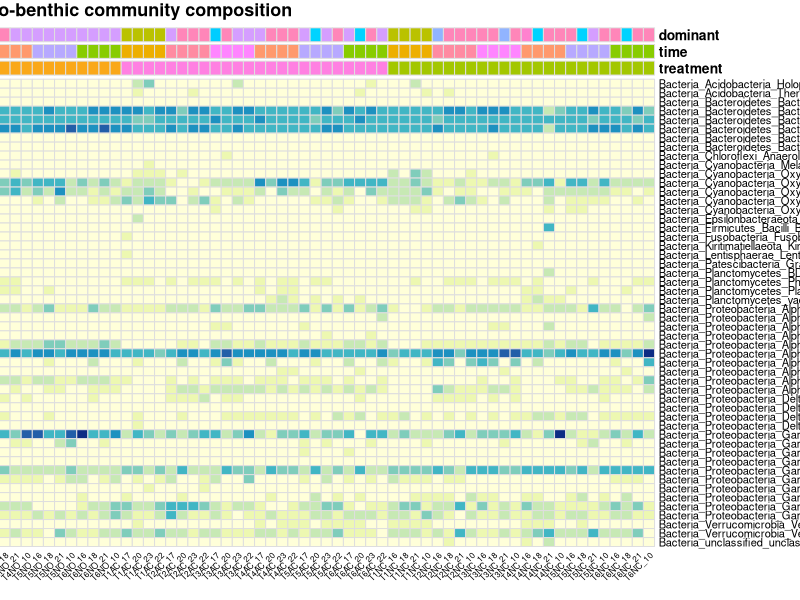

R code for this plot:
######################################################
#### Micro-benthic community composition heatmaps #### 
######################################################

library(pheatmap)
library(RColorBrewer)

## R script to create Figure S6

#input data

exp1_HM <- read.csv('HM_micro_benthos_exp1_order.csv', row.names=1, header=TRUE) # contains only orders that are present at >1% in at least one of the samples
exp1_rowmeta <- read.csv('HM_micro_benthos_exp1_rowmeta.csv', row.names=1, header=TRUE)
exp1_colmeta <- read.csv('HM_micro_benthos_exp1_colmeta.csv', row.names=1, header=TRUE)


#create heatmap

breaks=c(0.1,1,2,4,6,10,15,20,25)

exp1_heatmap <- pheatmap(exp1_HM,color = brewer.pal(n = 8, name = "YlGnBu"),
                         cluster_cols=FALSE,cluster_rows=FALSE,scale="none",breaks=breaks,
                         annotation_row=exp1_rowmeta,annotation_col=exp1_colmeta,
                         fontsize_row=8,fontsize_col=6,angle_col=45,cellwidth=8,border_color="grey87",
                         main="Micro-benthic community composition")


#the heatmap was further modified and colours updated in Illustrator to create Figure S6 